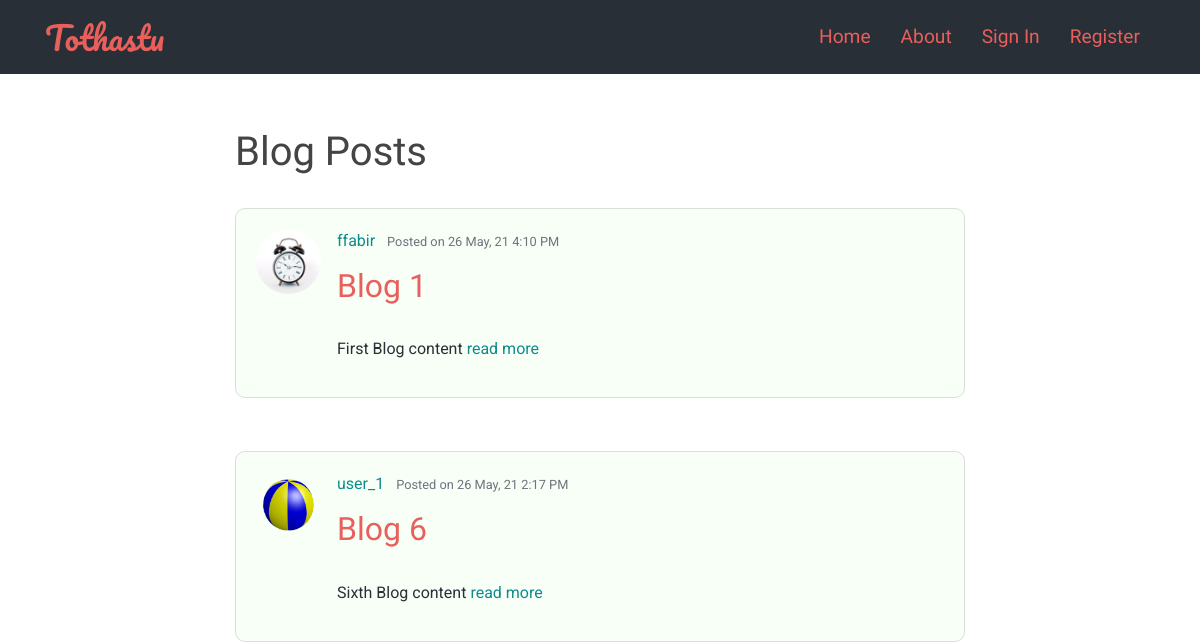
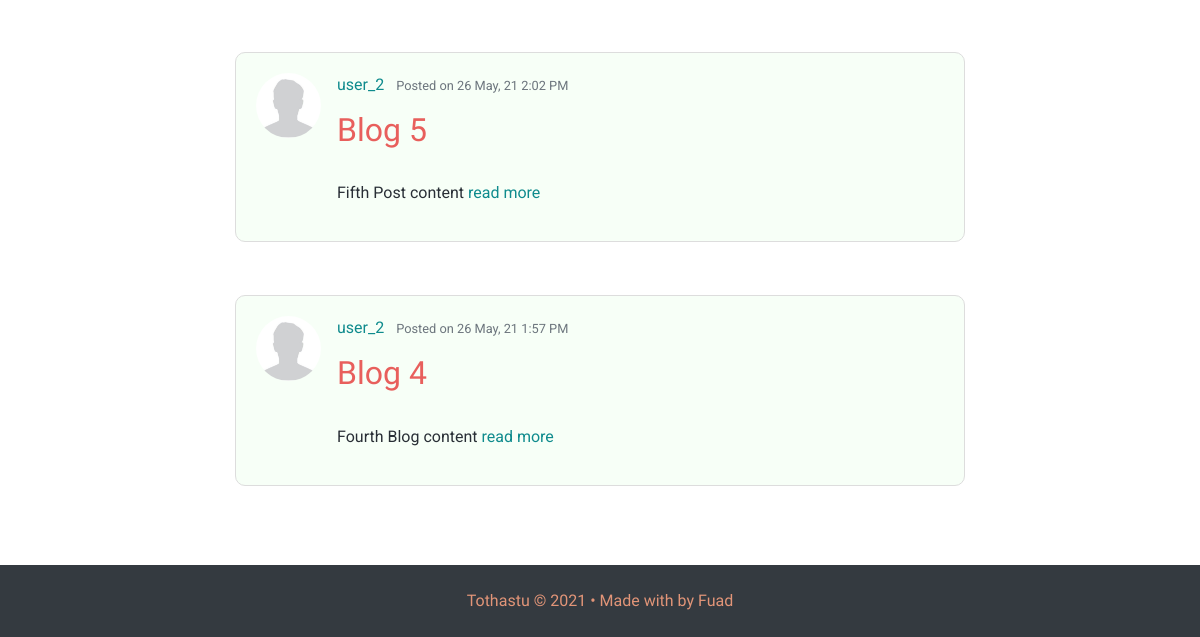
/, run on an earlier commit of the app's database (2 pictures, top to bottom).
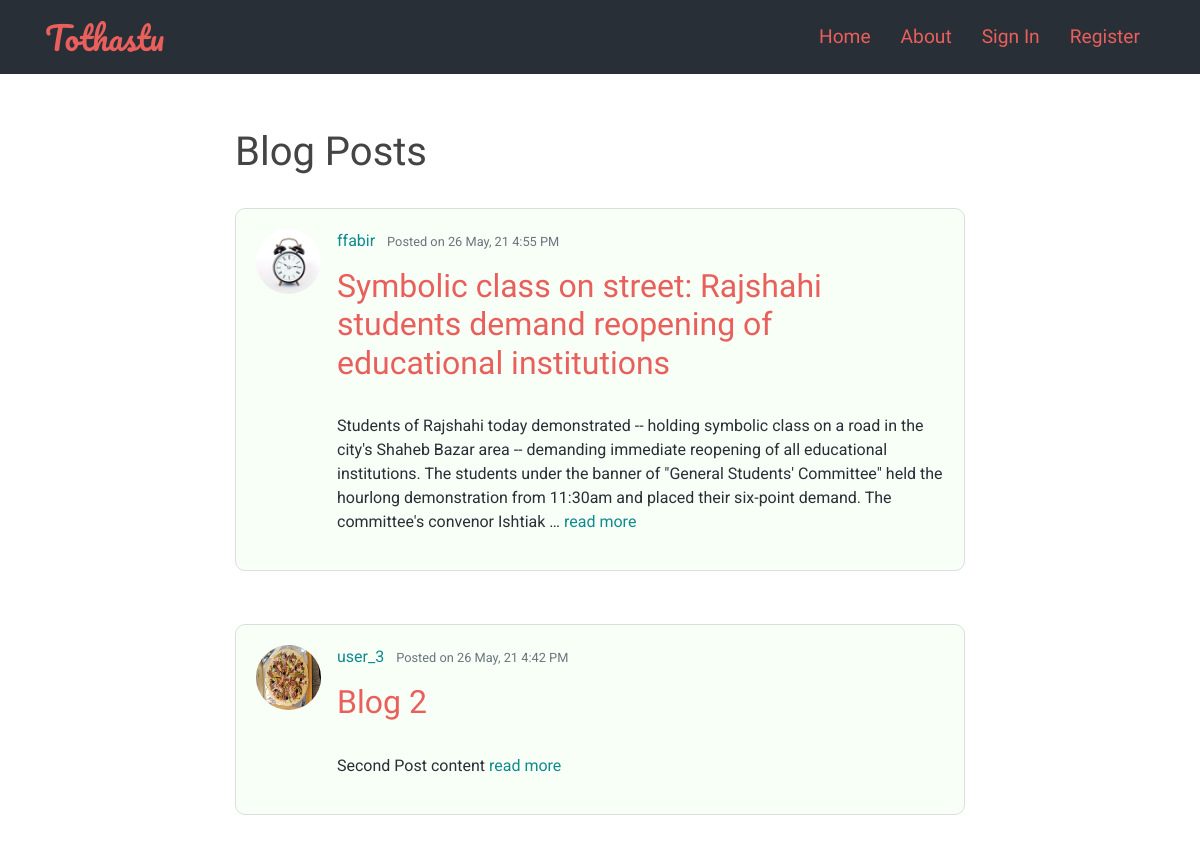
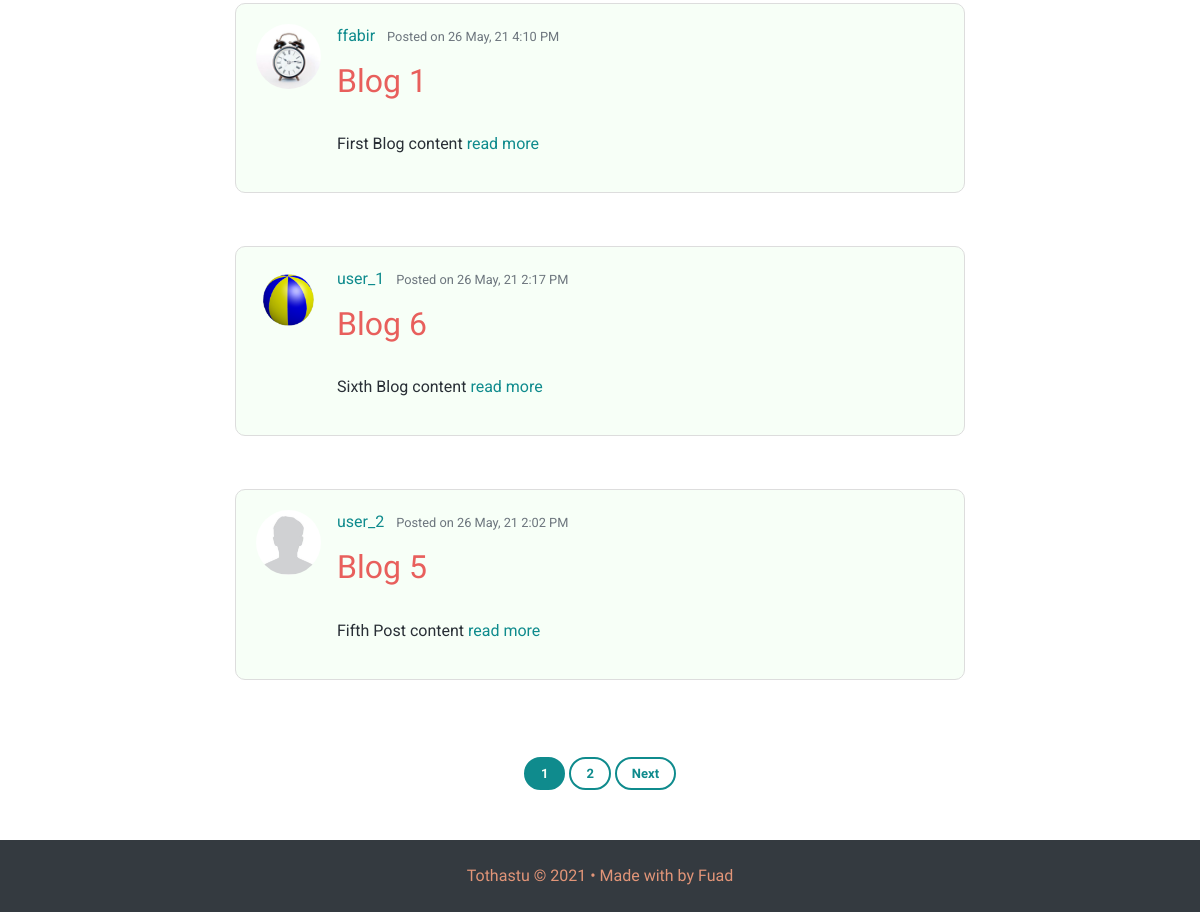
And on a later commit of the database (2 pictures, top to bottom).
### blog/models.py (models this page shows, shortened)
class Post(models.Model):
    title = models.CharField(max_length=100)
    content = models.TextField()
    post_date = models.DateTimeField(default=timezone.now)
    author = models.ForeignKey(User, on_delete=models.CASCADE)

### users/models.py (models this page shows, shortened)
class Profile(models.Model):
    user = models.OneToOneField(User, on_delete=models.CASCADE)
    image = models.ImageField(default= 'default.jpg', upload_to='profile_pics')

### blog/views.py (the view)
# urls.py: path('', PostList.as_view(), name='blog-home'),
class PostList(ListView):
    model = Post
    template_name = 'blog/home.html'    # Default: <app>/<model>_<viewtype>.html
    context_object_name = 'posts'
    ordering = ['-post_date']   # for reverse ordering ['post_date']
    paginate_by = 5

### blog/templates/blog/home.html (shortened to what this page needs)
{% extends "blog/base.html" %}
{% block content %}
    <h1>Blog Posts</h1>
    {% for post in posts %}
        <br>
        <article class="media content-section">
            <img class="rounded-circle article-img" src="{{ post.author.profile.image.url }}">
            <div class="media-body">
                <div class="article-metadata">
                    <a class="mr-2" href="{% url 'user-posts' post.author.username %}">{{ post.author }}</a>
                    <small class="text-muted"> Posted on {{ post.post_date|date:"d M, y g:i A"}}</small>
                </div>
                <h2><a class="article-title" href="{% url 'post-detail' post.id %}">{{ post.title }}</a></h2>
                <p class="article-content">
                    {{ post.content|truncatewords:50 }} <a href="{% url 'post-detail' post.id %}">read more</a>
                </p>
            </div>
        </article>
        <br>
    {% endfor %}
    {% if is_paginated %}
    <div class="center pt-5">
        {% for num in page_obj.paginator.page_range %}
            {% if page_obj.number == num %}
                <a class="button-small-secondary" href="?page={{ num }}">{{ num }}</a>
            {% elif num > page_obj.number|add:'-3' and num < page_obj.number|add:'3' %}
                <a class="link-button-border button-small-border-secondary" href="?page={{ num }}">{{ num }}</a>
            {% endif %}
        {% endfor %}
        {% if page_obj.has_next %}
            <a class="link-button-border button-small-border-secondary" href="?page={{ page_obj.next_page_number }}">Next</a>
        {% endif %}
    </div>
    {% endif %}
{% endblock %}

### blog/templates/blog/base.html (shortened to what this page needs)
{% load static %}
<!DOCTYPE html>
<html lang="en">
<head>
    <link rel="stylesheet" href="https://stackpath.bootstrapcdn.com/bootstrap/4.3.1/css/bootstrap.min.css"
>
    <link rel="stylesheet" type="text/css" href="{% static 'blog/style.css' %}">
</head>
<body>
    <div class="content">
        <header class="site-header">
            {% include "blog/navbar.html" %}
        </header>
        <main role="main" class="container">
            <div class="row justify-content-center">
                <div class="col-md-8">
                    {% block content %}{% endblock %}
                </div>
            </div>
        </main>
    </div>
    {% include "blog/footer.html" %}
</body>
</html>

### blog/templates/blog/navbar.html (shortened to what this page needs)
<nav class="navbar fixed-top navbar-expand-lg navbar-dark bg-steel">
    <div class="container">
        <a class="navbar-brand" href="{% url 'blog-home' %}">Tothastu</a>
        <div class="float-right">
            <div class="collapse navbar-collapse" id="navbarToggle">
                <div class="navbar-nav mr-auto py-2">
                    <a class="nav-item nav-link" href="{% url 'blog-home' %}">Home</a>
                    <a class="nav-item nav-link" href="{% url 'blog-about' %}">About</a>
                    {% if user.is_authenticated %}
                    <a class="nav-item nav-link" href="{% url 'post-create' %}">Add Post</a>
                        <a class="nav-item nav-link" href="{% url 'profile' %}">Profile</a>
                        <a class="nav-item nav-link" href="{% url 'logout' %}">Sign Out</a>
                    {% else %}
                        <a class="nav-item nav-link" href="{% url 'login' %}">Sign In</a>
                        <a class="nav-item nav-link" href="{% url 'register' %}">Register</a>
                    {% endif %}
                </div>
            </div>
        </div>
    </div>
</nav>
<br>
<br>

### blog/templates/blog/footer.html (shortened to what this page needs)
<link rel="stylesheet" type="text/css" href="https://code.ionicframework.com/ionicons/2.0.1/css/ionicons.min.css"/>
<footer class="bg-dark text-center">
    <div class="py-4">
        Tothastu © 2021
        &bull;
        Made with  by <a class="footer-link"
            href="https://farhanfuadabir.com/"> Fuad</a>
    </div>
</footer>

### blog/static/blog/style.css (style rules this page uses)
html, body { height: 100%; }
body { background: #ffffff; font-family: 'Roboto', sans-serif; color: #292F36; margin-top: 5rem; margin-bottom: 0rem; display: flex; flex-direction: column; }
.content { flex: 1 0 auto; }
h1, h2, h3, h4, h5, h6 { color: #444444; font-family: 'Comfortaa', cursive; }
p { font-family: 'Roboto', sans-serif; }
a { color: #0F8B8D; text-decoration: none; }
.bg-steel { background-color: #292F36; }
.site-header .navbar-brand { color: #E85F5C; font-family: 'Pacifico', cursive; font-size: xx-large; }
.site-header .navbar-nav .nav-link { color: #E85F5C; font-family: 'Sarala', sans-serif; font-size: larger; font-weight: normal; padding: 0px 15px; }
.content-section { background: #f7fff7; padding-top: 20px; padding-bottom: 20px; padding-right: 20px; padding-left: 20px; border: 1px solid #dddddd; border-radius: 10px; margin-bottom: 5px; }
.article-title { color: #E85F5C; }
.article-content { white-space: pre-line; }
.article-img { height: 65px; width: 65px; margin-right: 16px; }
.article-metadata { padding-bottom: 10px; margin-bottom: 4px; }
.button-small-border-secondary { background-color: transparent; border: 2px solid #0F8B8D; border-radius: 50px; color: #0F8B8D; padding: 5px 15px; font-family: 'Comfortaa', cursive; font-weight: bolder; text-align: center; display: inline-block; font-size: small; }
.button-small-secondary { background-color: #0F8B8D; border: 2px solid #0F8B8D; border-radius: 50px; color: #F7FFF7; padding: 5px 15px; font-family: 'Comfortaa', cursive; font-weight: bolder; text-align: center; display: inline-block; font-size: small; }
.center { text-align: center; }
footer { background-color: #292F36; color: #E29578; font-family: 'Comfortaa', cursive; margin-top: 50px; flex-shrink: 0; }
.footer-link { text-decoration: none; color: #E29578; }

What changed in the data, as far as the page shows it:
no longer on this page (row unchanged): Post: author.profile.image (placeholder picture), author "user_2", post_date "26 May, 21 1:57 PM", title "Blog 4", content "Fourth Blog content"
added Post: author.profile.image (picture), author "ffabir", post_date "26 May, 21 4:55 PM", title "Symbolic class on street: Rajshahi students demand reopening of educational institutions", content "Students of Rajshahi today demonstrated -- holding symbolic class on a road in the city's Shaheb Bazar area -- demanding immediate reopening of all educational institutions. The students under the banner of \"General Students' Committee\" held the hourlong demonstration from 11:30am and placed their six-point demand. The committee's convenor Ishtiak …"
added Post: author.profile.image (picture), author "user_3", post_date "26 May, 21 4:42 PM", title "Blog 2", content "Second Post content"
Also different on the page:
new list line: "1"
new list line: "2"
text now shown: "Next"
